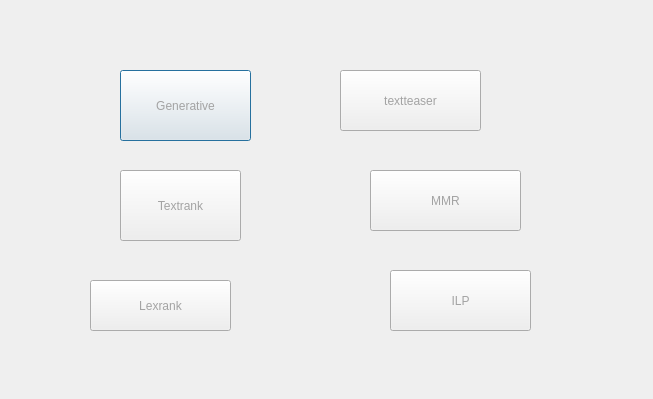
<?xml version="1.0" encoding="UTF-8"?>
<ui version="4.0">
 <class>dialog1_1</class>
 <widget class="QDialog" name="dialog1_1">
  <property name="geometry">
   <rect>
    <x>0</x>
    <y>0</y>
    <width>653</width>
    <height>399</height>
   </rect>
  </property>
  <property name="windowTitle">
   <string>Dialog</string>
  </property>
  <property name="styleSheet">
   <string notr="true">border-image: url(:/C:/Users/陈龙/Desktop/素材/背景.png);</string>
  </property>
  <widget class="QPushButton" name="pushButton">
   <property name="geometry">
    <rect>
     <x>120</x>
     <y>70</y>
     <width>131</width>
     <height>71</height>
    </rect>
   </property>
   <property name="styleSheet">
    <string notr="true">border-image: url(:/C:/Users/陈龙/Desktop/处理后的图/按钮1.png);
color: rgb(163, 163, 163);
font: 16pt &quot;宋体&quot;;</string>
   </property>
   <property name="text">
    <string>Generative</string>
   </property>
  </widget>
  <widget class="QPushButton" name="pushButton_2">
   <property name="geometry">
    <rect>
     <x>340</x>
     <y>70</y>
     <width>141</width>
     <height>61</height>
    </rect>
   </property>
   <property name="styleSheet">
    <string notr="true">border-image: url(:/C:/Users/陈龙/Desktop/处理后的图/按钮1.png);
color: rgb(163, 163, 163);
font: 16pt &quot;宋体&quot;;</string>
   </property>
   <property name="text">
    <string>textteaser</string>
   </property>
  </widget>
  <widget class="QPushButton" name="pushButton_3">
   <property name="geometry">
    <rect>
     <x>120</x>
     <y>170</y>
     <width>121</width>
     <height>71</height>
    </rect>
   </property>
   <property name="styleSheet">
    <string notr="true">border-image: url(:/C:/Users/陈龙/Desktop/处理后的图/按钮1.png);
color: rgb(163, 163, 163);
font: 16pt &quot;宋体&quot;;</string>
   </property>
   <property name="text">
    <string>Textrank</string>
   </property>
  </widget>
  <widget class="QPushButton" name="pushButton_4">
   <property name="geometry">
    <rect>
     <x>370</x>
     <y>170</y>
     <width>151</width>
     <height>61</height>
    </rect>
   </property>
   <property name="styleSheet">
    <string notr="true">border-image: url(:/C:/Users/陈龙/Desktop/处理后的图/按钮1.png);
color: rgb(163, 163, 163);
font: 16pt &quot;宋体&quot;;</string>
   </property>
   <property name="text">
    <string>MMR</string>
   </property>
  </widget>
  <widget class="QPushButton" name="pushButton_5">
   <property name="geometry">
    <rect>
     <x>390</x>
     <y>270</y>
     <width>141</width>
     <height>61</height>
    </rect>
   </property>
   <property name="styleSheet">
    <string notr="true">border-image: url(:/C:/Users/陈龙/Desktop/处理后的图/按钮1.png);
color: rgb(163, 163, 163);
font: 16pt &quot;宋体&quot;;</string>
   </property>
   <property name="text">
    <string>ILP</string>
   </property>
  </widget>
  <widget class="QPushButton" name="pushButton_7">
   <property name="geometry">
    <rect>
     <x>90</x>
     <y>280</y>
     <width>141</width>
     <height>51</height>
    </rect>
   </property>
   <property name="styleSheet">
    <string notr="true">border-image: url(:/C:/Users/陈龙/Desktop/处理后的图/按钮1.png);
color: rgb(163, 163, 163);
font: 16pt &quot;宋体&quot;;</string>
   </property>
   <property name="text">
    <string>Lexrank</string>
   </property>
  </widget>
 </widget>
 <resources/>
 <connections/>
</ui>
